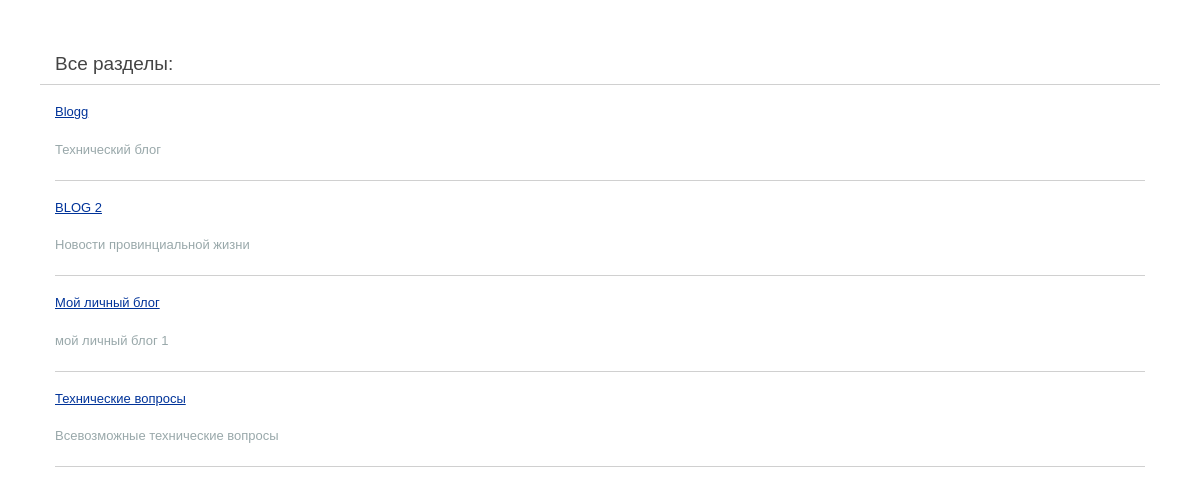
The page / on the database its author committed.
### tables this page shows
CREATE TABLE `sd_category` (
  `id` int(11) unsigned NOT NULL AUTO_INCREMENT,
  `category_name` varchar(255) NOT NULL DEFAULT '',
  `category_descript` varchar(255) NOT NULL DEFAULT '',
  `category_url` varchar(255) NOT NULL DEFAULT '',
  `owner` varchar(255) NOT NULL DEFAULT '',
  PRIMARY KEY (`id`)
);

### www/codein/application/controllers/general.php (called while the page is built, shortened)
<?php if ( ! defined('BASEPATH')) exit('No direct script access allowed');
class General extends CI_Controller {
public function __construct()
	{
	$this->load->database();
	}
	public function index()
	{
$data['page_title'] = "Все разделы";
$data['list_category']  = $this->db->query("SELECT * FROM sd_category");
		$this->load->view('template/header_view',$data);
		$this->load->view('template/list_category_view',$data);
		$this->load->view('template/footer_view',$data);
	}
}
?>

### www/index.php (called while the page is built, shortened)
<?php
require_once BASEPATH.'core/CodeIgniter.php';

### www/codein/application/views/template/list_category_view.php (the view, shortened to what this page needs)
<div class="container theme-showcase">
	<h1>Все разделы:</h1>
	<div id="body">
<?php foreach ($list_category->result()  as $item):?>
<div class="row">
<div class="col-sm-5">
<h4><a href="<?php echo base_url();?>category/<?php echo $item->category_url;?>"><?php echo $item->category_name;?></a></h4>
<p class="descript"><?php echo $item->category_descript;?></p>
</div>
</div>
<p class="footer"></p>
<?php endforeach;?>
</div>
</div>

### www/codein/application/views/template/header_view.php (shortened to what this page needs)
<!DOCTYPE html>
<html lang="en">
<head>
<link rel="stylesheet" href="<?php echo base_url();?>css/bootstrap-theme.min.css">
<link href='<?php echo base_url();?>css/style.css' rel='stylesheet' type='text/css'>
</head>
<body>

### www/codein/application/views/template/header_view.php (style rules this page uses)
body { background-color: #fff; margin: 40px; font: 13px/20px normal Helvetica, Arial, sans-serif; color: #4F5155; }
a { color: #003399; background-color: transparent; font-weight: normal; }
h1 { color: #444; background-color: transparent; border-bottom: 1px solid #D0D0D0; font-size: 19px; font-weight: normal; margin: 0 0 14px 0; padding: 14px 15px 10px 15px; }
#body { margin: 0 15px 0 15px; }
p.descript { color:#99a8aa; }
p.footer { text-align: right; font-size: 11px; border-top: 1px solid #D0D0D0; line-height: 32px; padding: 0 10px 0 10px; margin: 20px 0 0 0; }

### rows shown on the page
sd_category: category_name "Blogg", category_descript "Технический блог"
sd_category: category_name "BLOG 2", category_descript "Новости провинциальной жизни"
sd_category: category_name "Мой личный блог", category_descript "мой личный блог 1"
sd_category: category_name "Технические вопросы", category_descript "Всевозможные технические вопросы"
